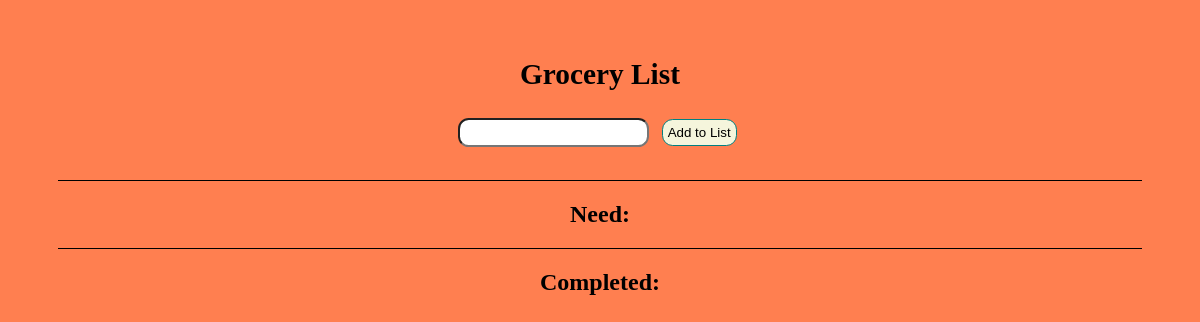
The app's page /groceries/, older data.
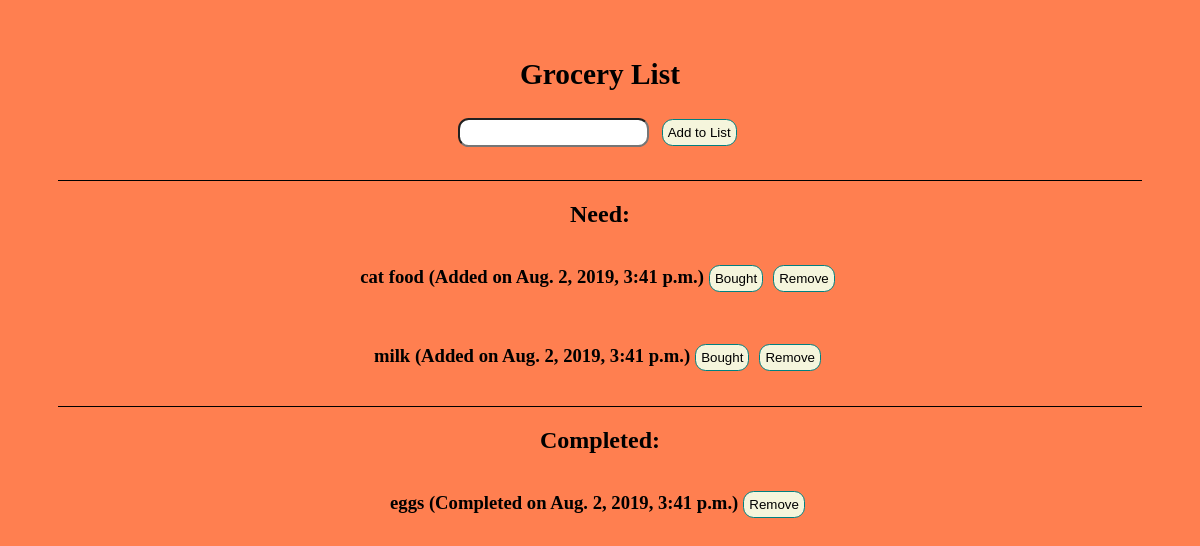
The same page, newer data.
### groceries/models.py (models this page shows, shortened)
class GroceryItem(models.Model):
    item_text=models.CharField(max_length=100)
    created_date=models.DateTimeField('date created')
    completed_date=models.DateTimeField('date completed', null=True, blank=True)
    is_complete=models.BooleanField(default=False)

### groceries/views.py (the view)
# urls.py: path('', views.index, name='index'),
def index(request):
    grocery_item_list=GroceryItem.objects.filter(is_complete=False).order_by('-created_date')
    grocery_item_complete=GroceryItem.objects.filter(is_complete=True).order_by('-completed_date')
    context={
        'grocery_item_list': grocery_item_list,
        'grocery_item_complete': grocery_item_complete,
    }
    return render(request, 'groceries/index.html', context)

### groceries/templates/groceries/index.html (shortened to what this page needs)
{% load static %}
<html>
<head>
  <link rel="stylesheet" href="{% static 'css/style.css' %}">
</head>
<body>
  <h1>Grocery List<h1>
    <div id="banner">
    <form action="{% url 'groceries:add' %}" method='POST'>
      <input type='text' name='item_text' required>
      <button type='submit'>Add to List</button>
    </form>
    </div>
    <div id="banner">
      <h2>Need:</h2>
      {% for item in grocery_item_list  %}
        <div id="list">
          <p>{{ item.item_text }}  (Added on {{ item.created_date }})</p>
          <form action="{% url 'groceries:completed' item.id %}" method="POST">
          <button type="submit" id="{{item.id}}">Bought</button>
          </form>
          <form action="{% url 'groceries:delete' item.id %}" method='POST'>
          <button type="submit" id="{item.id}">Remove</button>
          </form>
          </div>
      {% endfor %}
      </div>
      <div>
      <h2>Completed:</h2>
          {% for item in grocery_item_complete %}
          <div id="list">
          <p>{{ item.item_text }} (Completed on {{ item.completed_date }})</p>
          <form action="{% url 'groceries:delete' item.id %}" method='POST'>
          <button type="submit" id="{item.id}">Remove</button>
          </form>
          </div>
          </div>
          {% endfor %}
      </div>
</body>
</html>

### groceries/static/css/style.css (style rules this page uses)
h1 { font-size: 22pt; text-align: center; }
h2 { font-size: 18pt; }
body { background-color: coral; padding: 50px; }
p { font-size: 14pt; }
#banner { border-bottom: 1px solid black; }
button { border-radius: 8pt; padding: 5px; background-color: beige; border: 1px solid teal; margin: 5px; }
input { border-radius: 8pt; padding: 5px; }
#list { display: flex; justify-content: center; align-items: baseline }

Row changes from the older to the newer data that the page shows:
added GroceryItem: item_text "cat food", created_date "Aug. 2, 2019, 3:41 p.m.", shown under "Need:"
added GroceryItem: item_text "milk", created_date "Aug. 2, 2019, 3:41 p.m.", shown under "Need:"
added GroceryItem: item_text "eggs", completed_date "Aug. 2, 2019, 3:41 p.m.", shown under "Completed:"
